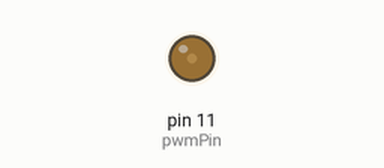
Recording of a sketch running on a simulated Arduino Uno, built with avr-gcc and run on an emulated ATmega328P. Parts: output pins drawn as LEDs (lit = HIGH).

Above: at 0.15 s.
At 5.05 s:
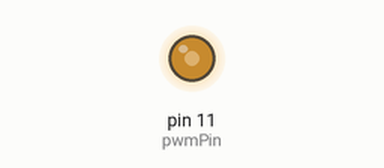
At 10.2 s:
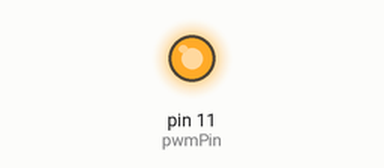
Timing chart, 0 to 11.7 s (numbered marks = the images above):
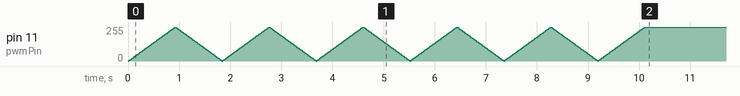

The sketch:

tardis.ino
```cpp
/**
* This code was made to recreate the light (pulse) effect that the TARDIS from Doctor Who makes when traveling through time.
* You can connect as many LED diodes as you wish to the same PWM pin and they will pulse in sync.
*
* Created in 2020 by https://github.com/dennieb/
*/

int pwmPin = 11;            // The PWM pin the LED is attached to, in this example pin 11. (Note: Not all pins work! If the code does nothing, it's probably not a PWM pin!!).
int pulseCycle = 5;         // How many times the pulse cycle plays in between loops.
int restPeriod = 30000;      // How many seconds the light stays on in between the next pulse cycle. 1000 = 1 second.

int brightness = 0;         // NO NEED TO CHANGE THIS VARIABLE. This declares the brightness at which the loop starts, which is 0 by default.
int fadeAmount = 5;         // NO NEED TO CHANGE THIS VARIABLE. This is the increment in which the LED fades. This is 5 by default.

void setup() {
  pinMode(pwmPin, OUTPUT);
}

void loop() {

    //This makes the LEDs pulse x amount of times, where x is the amount in variable pulseCycle.
    for (int i = 0; i < pulseCycle;) {
      analogWrite(pwmPin, brightness);

      brightness = brightness + fadeAmount;

      if (brightness <= 0 || brightness >= 255) {
        fadeAmount = -fadeAmount;
        if(brightness <= 0){
          i++;
        }
      }
      delay(18);
    }

    //Resets the variables to their default values in preparation for the last half pulse.
      brightness = 0;
      fadeAmount = 5;

    //Runs through half a pulse cycle to make sure the LEDs are transfered smoothly from an OFF state to an ON state. Without this, the LEDs might display a sudden "glitchy" jump from being OFF to full brightness ON.
    for (int i = 0; i < 1;) {
      analogWrite(pwmPin, brightness);

      brightness = brightness + fadeAmount;

      if (brightness <= 0 || brightness >= 255) {
        fadeAmount = -fadeAmount;
        i++;
      }
      delay(18);
    }

    //Turns the LEDs to full brightness for x amount of time after the pulse cycle ends, where x is the amount in variable restPeriod.
      analogWrite(pwmPin, 255);
      delay(restPeriod);
}
```
